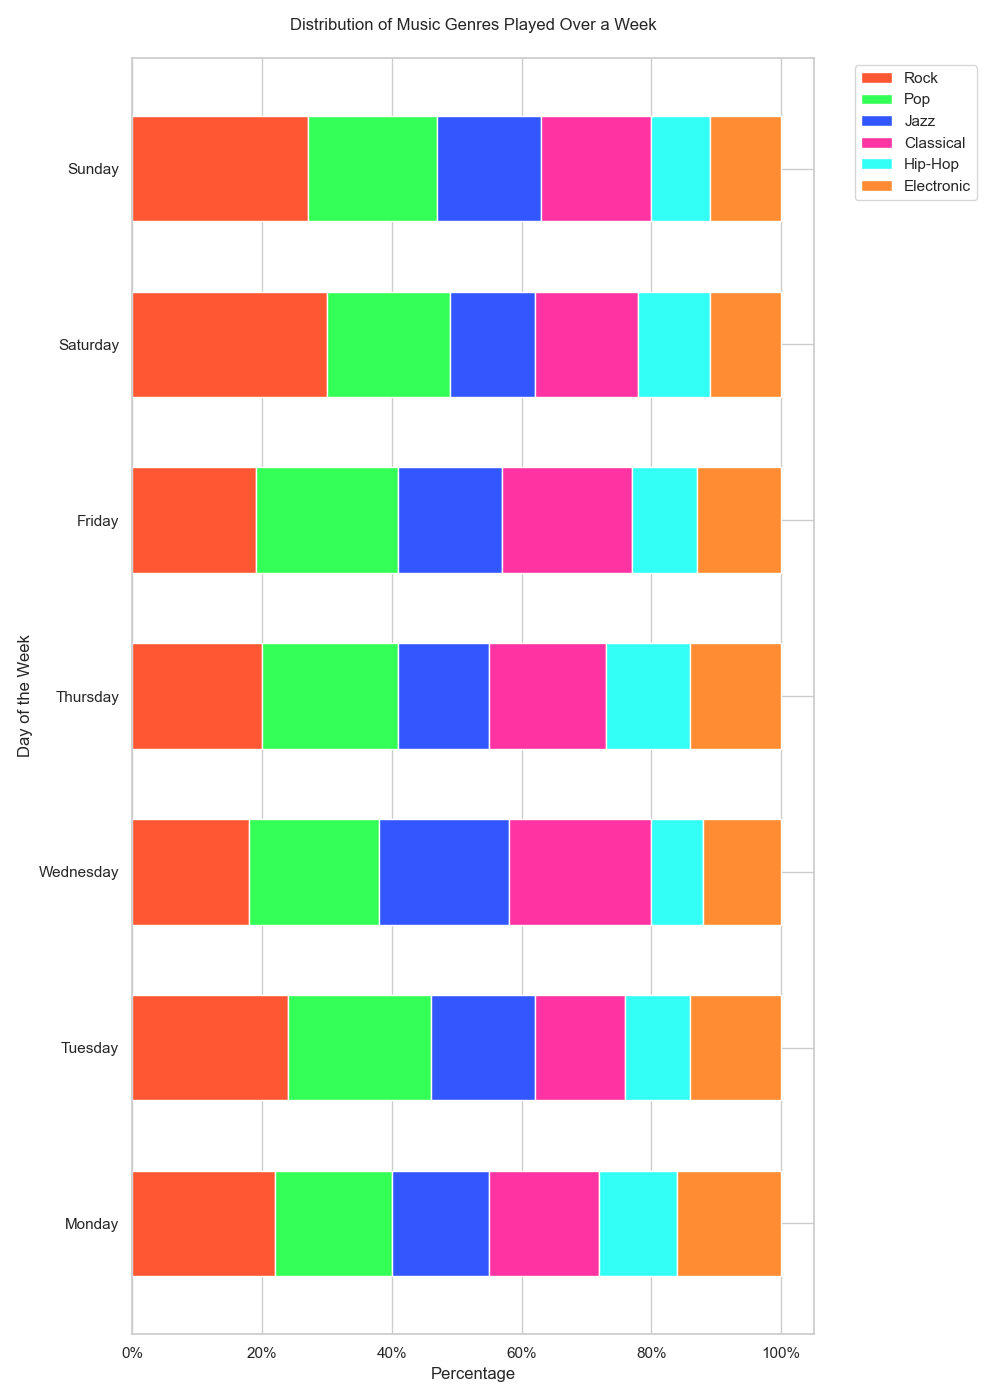

The Python source for this figure:

import seaborn as sns
import matplotlib.pyplot as plt
import pandas as pd

data = [
    {'Category': 'Rock', 'Monday': 0.22, 'Tuesday': 0.24, 'Wednesday': 0.18, 'Thursday': 0.20, 'Friday': 0.19, 'Saturday': 0.30, 'Sunday': 0.27},
    {'Category': 'Pop', 'Monday': 0.18, 'Tuesday': 0.22, 'Wednesday': 0.20, 'Thursday': 0.21, 'Friday': 0.22, 'Saturday': 0.19, 'Sunday': 0.20},
    {'Category': 'Jazz', 'Monday': 0.15, 'Tuesday': 0.16, 'Wednesday': 0.20, 'Thursday': 0.14, 'Friday': 0.16, 'Saturday': 0.13, 'Sunday': 0.16},
    {'Category': 'Classical', 'Monday': 0.17, 'Tuesday': 0.14, 'Wednesday': 0.22, 'Thursday': 0.18, 'Friday': 0.20, 'Saturday': 0.16, 'Sunday': 0.17},
    {'Category': 'Hip-Hop', 'Monday': 0.12, 'Tuesday': 0.10, 'Wednesday': 0.08, 'Thursday': 0.13, 'Friday': 0.10, 'Saturday': 0.11, 'Sunday': 0.09},
    {'Category': 'Electronic', 'Monday': 0.16, 'Tuesday': 0.14, 'Wednesday': 0.12, 'Thursday': 0.14, 'Friday': 0.13, 'Saturday': 0.11, 'Sunday': 0.11}
]

df = pd.DataFrame(data)
df.set_index('Category', inplace=True)
df = df.T

cumsum_df = df.cumsum(axis=1)

fig, ax = plt.subplots(figsize=(10, 14))

colors = ['#FF5733', '#33FF57', '#3357FF', '#FF33A1', '#33FFF6', '#FF8C33']
width = 0.6
for i, col in enumerate(df.columns):
    ax.barh(df.index, df[col], left=cumsum_df[col] - df[col], color=colors[i], edgecolor='white', height=width)

plt.xticks(ticks=[0, 0.2, 0.4, 0.6, 0.8, 1], labels=['0%', '20%', '40%', '60%', '80%', '100%'])
plt.xlabel('Percentage')
plt.ylabel('Day of the Week')
plt.title('Distribution of Music Genres Played Over a Week', pad=20)
plt.legend(df.columns, bbox_to_anchor=(1.05, 1), loc='upper left')
plt.tight_layout()
plt.show()
